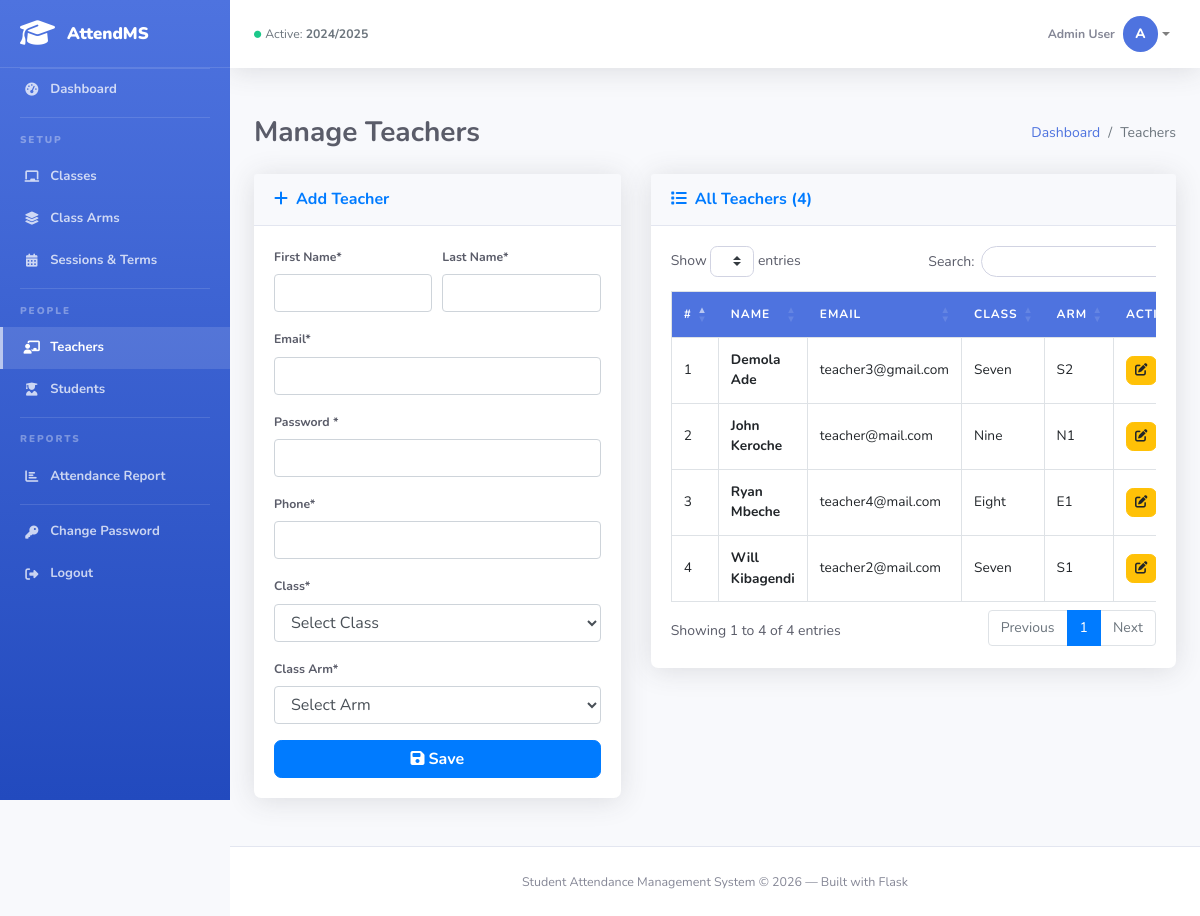
Screenshot of /admin/teachers (signed in) with the database file from the repository.
### flask-attendance/app.py (models this page shows)
class SessionTerm(db.Model):
    __tablename__ = 'tblsessionterm'
    Id = db.Column(db.Integer, primary_key=True, autoincrement=True)
    sessionName = db.Column(db.String(50), nullable=False)
    termId = db.Column(db.String(50), nullable=False)
    isActive = db.Column(db.String(10), nullable=False, default='0')
    dateCreated = db.Column(db.String(50), nullable=False)

class ClassTeacher(db.Model):
    __tablename__ = 'tblclassteacher'
    Id = db.Column(db.Integer, primary_key=True, autoincrement=True)
    firstName = db.Column(db.String(255), nullable=False)
    lastName = db.Column(db.String(255), nullable=False)
    emailAddress = db.Column(db.String(255), nullable=False, unique=True)
    password = db.Column(db.String(255), nullable=False)
    phoneNo = db.Column(db.String(50), nullable=False)
    classId = db.Column(db.String(10), nullable=False)
    classArmId = db.Column(db.String(10), nullable=False)
    dateCreated = db.Column(db.String(50), nullable=False)

class Class(db.Model):
    __tablename__ = 'tblclass'
    Id = db.Column(db.Integer, primary_key=True, autoincrement=True)
    className = db.Column(db.String(255), nullable=False)

class ClassArm(db.Model):
    __tablename__ = 'tblclassarms'
    Id = db.Column(db.Integer, primary_key=True, autoincrement=True)
    classId = db.Column(db.String(10), nullable=False)
    classArmName = db.Column(db.String(255), nullable=False)
    isAssigned = db.Column(db.String(10), nullable=False, default='0')

### flask-attendance/app.py (the view, shortened to what this page needs)
@app.route('/admin/teachers', methods=['GET', 'POST'])
@admin_required
def admin_teachers():
    msg = None; edit_row = None
    if request.args.get('action') == 'edit':
        edit_row = db.session.get(ClassTeacher, request.args.get('Id'))
    teachers = ClassTeacher.query.order_by(ClassTeacher.firstName).all()
    classes  = Class.query.order_by(Class.className).all()
    arms     = ClassArm.query.all()
    return render_template('admin_teachers.html', teachers=teachers, classes=classes, arms=arms,
        class_map={str(c.Id): c.className for c in classes},
        arm_map={str(a.Id): a.classArmName for a in arms}, msg=msg, edit_row=edit_row)

### flask-attendance/app.py (called while the page is built)
def admin_required(f):
    @wraps(f)
    def decorated(*args, **kwargs):
        if session.get('role') != 'admin':
            flash('Please log in as Admin.', 'warning')
            return redirect(url_for('admin_login'))
        return f(*args, **kwargs)
    return decorated

def get_active_session():
    return SessionTerm.query.filter_by(isActive='1').first()

@app.context_processor
def inject_globals():
    return dict(
        active_session_global=get_active_session(),
        today=str(date.today())
    )

### flask-attendance/templates/admin_teachers.html (shortened to what this page needs)
{% extends "admin_layout.html" %}
{% from "macros.html" import alert, page_header %}
{% block content %}
{{ page_header('Manage Teachers','', [('Dashboard', url_for('admin_dashboard')), ('Teachers','#')]) }}
<div class="row">
  <div class="col-lg-5 mb-4">
    <div class="card shadow">
      <div class="card-header py-3"><h6 class="m-0 font-weight-bold text-primary"><i class="fas fa-{% if edit_row %}edit{% else %}plus{% endif %} mr-2"></i>{% if edit_row %}Edit{% else %}Add{% endif %} Teacher</h6></div>
      <div class="card-body">
        <form method="post">
          <div class="form-row">
            <div class="form-group col-6"><label class="font-weight-bold small">First Name*</label><input type="text" name="firstName" class="form-control" value="{{ edit_row.firstName if edit_row else '' }}" required></div>
            <div class="form-group col-6"><label class="font-weight-bold small">Last Name*</label><input type="text" name="lastName" class="form-control" value="{{ edit_row.lastName if edit_row else '' }}" required></div>
          </div>
          <div class="form-group"><label class="font-weight-bold small">Email*</label><input type="email" name="emailAddress" class="form-control" value="{{ edit_row.emailAddress if edit_row else '' }}" required></div>
          <div class="form-group"><label class="font-weight-bold small">Password {% if edit_row %}<small class="text-muted">(leave blank to keep)</small>{% else %}*{% endif %}</label><input type="password" name="password" class="form-control" {% if not edit_row %}required{% endif %}></div>
          <div class="form-group"><label class="font-weight-bold small">Phone*</label><input type="text" name="phoneNo" class="form-control" value="{{ edit_row.phoneNo if edit_row else '' }}" required></div>
          <div class="form-group"><label class="font-weight-bold small">Class*</label>
            <select name="classId" id="classSelect" class="form-control" required>
              <option value="">Select Class</option>
            </select>
          </div>
          <div class="form-group"><label class="font-weight-bold small">Class Arm*</label>
            <select name="classArmId" id="armSelect" class="form-control" required>
              <option value="">Select Arm</option>
            </select>
          </div>
          <button type="submit" class="btn btn-primary btn-block"><i class="fas fa-save mr-1"></i>{% if edit_row %}Update{% else %}Save{% endif %}</button>
        </form>
      </div>
    </div>
  </div>
  <div class="col-lg-7 mb-4">
    <div class="card shadow">
      <div class="card-header py-3"><h6 class="m-0 font-weight-bold text-primary"><i class="fas fa-list mr-2"></i>All Teachers ({{ teachers|length }})</h6></div>
      <div class="card-body">
        <div class="table-responsive">
          <table class="table table-bordered table-hover" id="dt">
            <thead><tr><th>#</th><th>Name</th><th>Email</th><th>Class</th><th>Arm</th><th>Actions</th></tr></thead>
            <tbody>
              {% for t in teachers %}
              <tr><td>{{ loop.index }}</td><td class="font-weight-bold">{{ t.firstName }} {{ t.lastName }}</td><td>{{ t.emailAddress }}</td>
              <td>{{ class_map.get(t.classId,'—') }}</td><td>{{ arm_map.get(t.classArmId,'—') }}</td>
              <td>
                <a href="{{ url_for('admin_teachers', action='edit', Id=t.Id) }}" class="btn btn-warning btn-sm"><i class="fas fa-edit"></i></a>
              </td></tr>
              {% else %}<tr><td colspan="6" class="text-center text-muted">No teachers.</td></tr>{% endfor %}
            </tbody>
          </table>
        </div>
      </div>
    </div>
  </div>
</div>
{% endblock %}

### flask-attendance/templates/admin_layout.html (shortened to what this page needs)
{% extends "base.html" %}
{% block body %}
<div id="wrapper">
  <ul class="navbar-nav sidebar sidebar-dark accordion">
    <a class="sidebar-brand" href="{{ url_for('admin_dashboard') }}">
      <div class="sidebar-brand-icon"><i class="fas fa-graduation-cap"></i></div>
      <div class="sidebar-brand-text">AttendMS</div>
    </a>
    <hr class="sidebar-divider my-0">
    <li class="nav-item {% if request.endpoint=='admin_dashboard' %}active{% endif %}">
      <a class="nav-link" href="{{ url_for('admin_dashboard') }}"><i class="fas fa-fw fa-tachometer-alt"></i><span>Dashboard</span></a>
    </li>
    <hr class="sidebar-divider"><div class="sidebar-heading">Setup</div>
    <li class="nav-item {% if request.endpoint=='admin_classes' %}active{% endif %}">
      <a class="nav-link" href="{{ url_for('admin_classes') }}"><i class="fas fa-fw fa-chalkboard"></i><span>Classes</span></a>
    </li>
    <li class="nav-item {% if request.endpoint=='admin_class_arms' %}active{% endif %}">
      <a class="nav-link" href="{{ url_for('admin_class_arms') }}"><i class="fas fa-fw fa-layer-group"></i><span>Class Arms</span></a>
    </li>
    <li class="nav-item {% if request.endpoint=='admin_sessions' %}active{% endif %}">
      <a class="nav-link" href="{{ url_for('admin_sessions') }}"><i class="fas fa-fw fa-calendar-alt"></i><span>Sessions & Terms</span></a>
    </li>
    <hr class="sidebar-divider"><div class="sidebar-heading">People</div>
    <li class="nav-item {% if request.endpoint=='admin_teachers' %}active{% endif %}">
      <a class="nav-link" href="{{ url_for('admin_teachers') }}"><i class="fas fa-fw fa-chalkboard-teacher"></i><span>Teachers</span></a>
    </li>
    <li class="nav-item {% if request.endpoint=='admin_students' %}active{% endif %}">
      <a class="nav-link" href="{{ url_for('admin_students') }}"><i class="fas fa-fw fa-user-graduate"></i><span>Students</span></a>
    </li>
    <hr class="sidebar-divider"><div class="sidebar-heading">Reports</div>
    <li class="nav-item {% if request.endpoint=='admin_attendance_report' %}active{% endif %}">
      <a class="nav-link" href="{{ url_for('admin_attendance_report') }}"><i class="fas fa-fw fa-chart-bar"></i><span>Attendance Report</span></a>
    </li>
    <hr class="sidebar-divider d-none d-md-block">
    <li class="nav-item {% if request.endpoint=='admin_change_password' %}active{% endif %}">
      <a class="nav-link" href="{{ url_for('admin_change_password') }}"><i class="fas fa-fw fa-key"></i><span>Change Password</span></a>
    </li>
    <li class="nav-item">
      <a class="nav-link" href="{{ url_for('logout') }}"><i class="fas fa-fw fa-sign-out-alt"></i><span>Logout</span></a>
    </li>
  </ul>
  <div id="content-wrapper" class="d-flex flex-column">
    <div id="content">
      <nav class="navbar navbar-expand navbar-light bg-white topbar mb-4 static-top shadow">
        <span class="navbar-text text-muted d-none d-md-inline small ml-2">
          {% if active_session_global %}<i class="fas fa-circle blink-dot mr-1" style="color:var(--success);font-size:.45rem;vertical-align:middle;"></i>Active: <strong>{{ active_session_global.sessionName }}</strong>
          {% else %}<i class="fas fa-circle text-warning mr-1" style="font-size:.45rem;vertical-align:middle;"></i>No active session{% endif %}
        </span>
        <ul class="navbar-nav ml-auto">
          <li class="nav-item dropdown no-arrow">
            <a class="nav-link dropdown-toggle" href="#" role="button" data-toggle="dropdown">
              <span class="mr-2 d-none d-lg-inline text-gray-600 small font-weight-bold">{{ session.userName }}</span>
              <div class="avatar-circle">{{ session.userName[0].upper() if session.userName else 'A' }}</div>
            </a>
          </li>
        </ul>
      </nav>
      <div class="container-fluid" id="container-wrapper">{% block content %}{% endblock %}</div>
    </div>
    <footer class="sticky-footer bg-white">
      <div class="container my-auto text-center"><span class="copyright">Student Attendance Management System &copy; {{ today[:4] }} — Built with Flask</span></div>
    </footer>
  </div>
</div>
{% endblock %}

### flask-attendance/static/css/style.css (style rules this page uses)
:root { --primary: #4e73df; --primary-dk: #224abe; --success: #1cc88a; --info: #36b9cc; --warning: #f6c23e; --danger: #e74a3b; --dark: #5a5c69; --student: #6f42c1; --sidebar-w: 230px; --topbar-h: 68px; --radius: .45rem; --shadow: 0 .15rem 1.75rem 0 rgba(58,59,69,.15); --shadow-lg: 0 .5rem 2rem 0 rgba(58,59,69,.2); }
*, *::before, *::after { box-sizing: border-box; }
body { font-family: 'Nunito', system-ui, sans-serif; font-size: .875rem; background: #f8f9fc; color: #5a5c69; }
a { color: var(--primary); }
h1,h2,h3,h4,h5,h6 { font-weight: 700; }
.sidebar { width: var(--sidebar-w) !important; min-height: 100vh; background: linear-gradient(180deg, var(--primary) 0%, var(--primary-dk) 100%); position: fixed; top: 0; left: 0; z-index: 1050; overflow-y: auto; overflow-x: hidden; transition: width .22s ease; display: flex; flex-direction: column; }
.sidebar-brand { height: var(--topbar-h); padding: 0 1.25rem; display: flex; align-items: center; gap: .75rem; text-decoration: none; border-bottom: 1px solid rgba(255,255,255,.12); flex-shrink: 0; }
.sidebar-brand-icon i { font-size: 1.75rem; color: #fff; }
.sidebar-brand-text { font-size: 1.05rem; font-weight: 900; color: #fff; white-space: nowrap; }
.sidebar .nav-item { position: relative; }
.sidebar .nav-link { padding: .7rem 1.25rem; color: rgba(255,255,255,.75); font-weight: 700; font-size: .82rem; display: flex; align-items: center; gap: .6rem; border-left: 3px solid transparent; transition: all .15s ease; }
.sidebar .nav-link i { width: 1.1rem; text-align: center; font-size: .82rem; flex-shrink: 0; }
.sidebar .nav-item.active .nav-link, .sidebar .nav-link:hover { color: #fff; background: rgba(255,255,255,.12); border-left-color: rgba(255,255,255,.6); }
.sidebar-heading { padding: .5rem 1.25rem; font-size: .62rem; font-weight: 900; letter-spacing: .12rem; color: rgba(255,255,255,.35); text-transform: uppercase; }
.sidebar-divider { border-top: 1px solid rgba(255,255,255,.12); margin: .4rem 1.25rem; }
#wrapper { display: flex; }
#content-wrapper { margin-left: var(--sidebar-w); width: 100%; min-height: 100vh; display: flex; flex-direction: column; }
#content { flex: 1; }
#container-wrapper { padding: 1.5rem; }
.topbar { height: var(--topbar-h); box-shadow: var(--shadow) !important; }
.topbar .navbar-nav .nav-item .nav-link { height: var(--topbar-h); display:flex; align-items:center; padding: 0 .9rem; }
.avatar-circle { width: 2.2rem; height: 2.2rem; border-radius: 50%; background: var(--primary); color: #fff; display:flex; align-items:center; justify-content:center; font-weight: 800; font-size: .85rem; }
.blink-dot { animation: blinkDot 2s infinite; }
.card { border: none !important; border-radius: var(--radius) !important; box-shadow: var(--shadow) !important; }
.card-header { background: #f8f9fc !important; border-bottom: 1px solid #e3e6f0 !important; }
.table thead th { background: var(--primary); color: #fff; border-color: var(--primary); font-size: .75rem; text-transform: uppercase; letter-spacing: .06rem; vertical-align: middle; white-space: nowrap; }
.table td { vertical-align: middle; font-size: .855rem; }
.text-gray-600 { color: #858796 !important; }
.btn { font-weight: 700; border-radius: var(--radius); }
.btn-sm { font-size: .78rem; }
.sticky-footer { padding: 1.5rem 0; background: #fff; border-top: 1px solid #e3e6f0; flex-shrink: 0; }
.copyright { font-size: .78rem; color: #858796; }

### rows the page displays
SessionTerm: sessionName "2024/2025"
ClassTeacher: firstName "Demola", lastName "Ade", emailAddress "teacher3@gmail.com", get "Seven", get "S2"
ClassTeacher: firstName "John", lastName "Keroche", emailAddress "teacher@mail.com", get "Nine", get "N1"
ClassTeacher: firstName "Ryan", lastName "Mbeche", emailAddress "teacher4@mail.com", get "Eight", get "E1"
ClassTeacher: firstName "Will", lastName "Kibagendi", emailAddress "teacher2@mail.com", get "Seven", get "S1"

### other values shown
{{ session.userName }} "Admin User"
{{ session.userName[0].upper() if session.userName else 'A' }} "A"
{{ title }} "Manage Teachers"
{{ label }} "Dashboard"
{{ items[-1][0] }} "Teachers"
{{ teachers|length }} "4"
